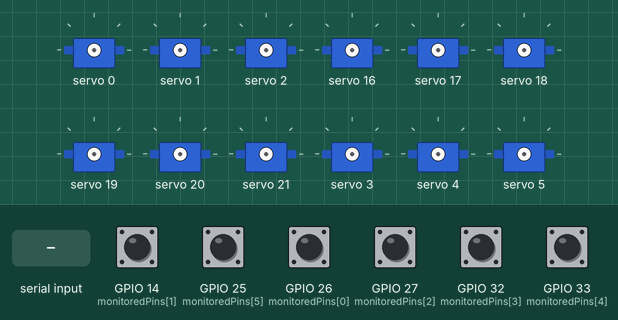
Recording of a program running on a simulated ESP32. Shown: 12 × servo. The test bench sets the inputs (shaded band); at power-on: GPIO 14 (monitoredPins[1]), GPIO 25 (monitoredPins[5]), GPIO 26 (monitoredPins[0]), GPIO 27 (monitoredPins[2]), GPIO 32 (monitoredPins[3]), GPIO 33 (monitoredPins[4]) HIGH. Storage starts empty; what the program prints to the serial monitor is not drawn.

Above: at 1.2 s.
1.3 s: "walk:1\n" received over Serial
At 1.76 s:
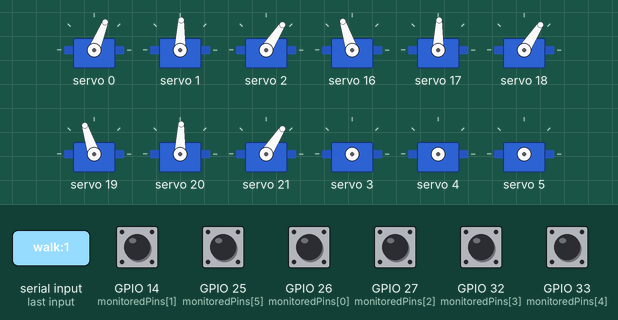
At 2.38 s:
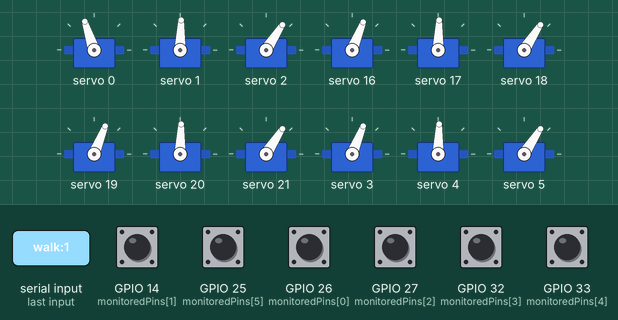
4.3 s: "stand\n" received over Serial
9.0 s: "walk:150\n" received over Serial
At 9.15 s:
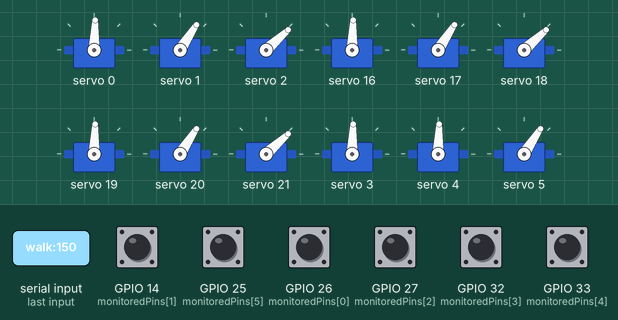
12.0 s: "walk\n" received over Serial
15.0 s: "walk90\n" received over Serial
Timing chart, 0 to 25.2 s (numbered marks = the images above; inputs shaded):
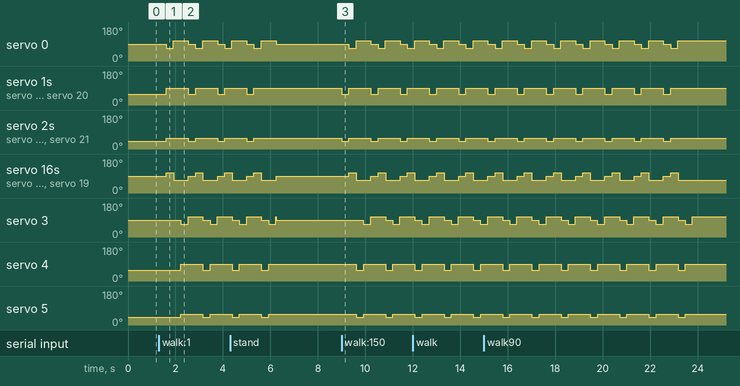

The program:

main.cpp
```cpp
 #include <Wire.h>
#include <Adafruit_PWMServoDriver.h>
#include <BluetoothSerial.h>
#include <FS.h>
#include <SPIFFS.h>

// Sterowniki PCA9685
Adafruit_PWMServoDriver pwm1 = Adafruit_PWMServoDriver(0x40);
Adafruit_PWMServoDriver pwm2 = Adafruit_PWMServoDriver(0x41);
BluetoothSerial SerialBT;

const int SERVO_MIN = 104;
const int SERVO_MAX = 490;
const int PWM_FREQUENCY = 50;
const int STEP_DELAY = 300;

unsigned long lastSendTime = 0;
const unsigned long sendInterval = 100;

int pin_status[6] = {0};

int offsets[18] = {0}; // Offsety dla 18 serw

// Monitorowane piny
const int monitoredPins[] = {26, 14, 27, 32, 33, 25};
int lastPinStates[6] = {0};

void saveOffsets() {
  File file = SPIFFS.open("/offsets.txt", "w");
  if (!file) {
    //Serial.println("Błąd zapisu offsetów");
    return;
  }
  for (int i = 0; i < 18; i++) {
    file.printf("%d:%d\n", i, offsets[i]);
  }
  file.close();
  //Serial.println("Offsety zapisane.");
}

bool loadOffsets() {
  if (!SPIFFS.begin(true)) {
    //Serial.println("SPIFFS nie działa.");
    return false;
  }
  File file = SPIFFS.open("/offsets.txt", "r");
  if (!file) {
    //Serial.println("Brak pliku offsetów. Użycie domyślnych.");
    return false;
  }

  while (file.available()) {
    String line = file.readStringUntil('\n');
    int colon = line.indexOf(':');
    if (colon > 0) {
      int index = line.substring(0, colon).toInt();
      int value = line.substring(colon + 1).toInt();
      if (index >= 0 && index < 18) {
        offsets[index] = value;
      }
    }
  }
  file.close();
  //Serial.println("Offsety załadowane.");
  return true;
}

void setServoAngle(uint8_t servoIndex, float angle) {
  angle = constrain(angle + offsets[servoIndex], 0, 180);
  uint16_t pulse = map(angle, 0, 180, SERVO_MIN, SERVO_MAX);
  if (servoIndex < 9)
    pwm1.setPWM(servoIndex, 0, pulse);
  else if (servoIndex < 18)
    pwm2.setPWM(servoIndex - 9, 0, pulse);
  // else
    //Serial.println("Zły numer serwa.");
}

bool isLeftCoxa(int idx) {
  return (idx == 0 || idx == 3 || idx == 6);
}

void moveLegToStand(int baseIndex) {
  float angleCoxa = isLeftCoxa(baseIndex) ? 90 : 90;
  setServoAngle(baseIndex, angleCoxa);
  setServoAngle(baseIndex + 1, 90);
  setServoAngle(baseIndex + 2, 60);
}

void stand() {
  for (int i = 0; i < 6; i++) {
    moveLegToStand(i * 3);
  }
  //Serial.println("Tryb STAND.");
}

void moveLeg(int baseIndex, float j1, float j2, float j3) {
  float angleCoxa = isLeftCoxa(baseIndex) ? 180 - j1 : j1;
  setServoAngle(baseIndex, angleCoxa);
  setServoAngle(baseIndex + 1, j2);
  setServoAngle(baseIndex + 2, j3);
}

void walkStepTripod(int groupA[], int groupB[], int stepAngle) {
  for (int i = 0; i < 3; i++)
    moveLeg(groupA[i], 90, 60, 45);
  delay(STEP_DELAY);

  for (int i = 0; i < 3; i++)
    moveLeg(groupA[i], 90 + stepAngle, 90, 60);
  delay(STEP_DELAY);

  for (int i = 0; i < 3; i++)
    moveLeg(groupA[i], 90 - stepAngle, 90, 60);

  for (int i = 0; i < 3; i++)
    moveLeg(groupB[i], 90, 60, 45);
  delay(STEP_DELAY);

  for (int i = 0; i < 3; i++)
    moveLeg(groupB[i], 90 + stepAngle, 90, 60);
  delay(STEP_DELAY);

  for (int i = 0; i < 3; i++)
    moveLeg(groupB[i], 90 - stepAngle, 90, 60);
}

void walk(int steps = 4, int stepAngle = 20) {
  int groupA[] = {0, 9, 12};
  int groupB[] = {3, 6, 15};
  for (int i = 0; i < steps; i++)
    walkStepTripod(groupA, groupB, stepAngle);
}

int getMaxOffsetForServo(int servoNum) {
  int jointPos = servoNum % 3;  // 0,1,2 - joint1,2,3
  if (jointPos == 0) return 6;  // joint 1 (coxa) ±6°
  else return 4;                // joint 2 i 3 ±4°
}

void parseAndHandleCommand(String msg) {
  msg.trim();
  if (msg.startsWith("servo")) {
    int digitPos = 5;
    while (digitPos < msg.length() && !isDigit(msg[digitPos])) digitPos++;
    int spacePos = msg.indexOf(' ', digitPos);
    if (spacePos != -1) {
      int servoNum = msg.substring(digitPos, spacePos).toInt();
      int angle = msg.substring(spacePos + 1).toInt();
      if (servoNum >= 0 && servoNum < 18 && angle >= 0 && angle <= 180) {
        setServoAngle(servoNum, angle);
        // Serial.printf("Servo %d -> %d°\n", servoNum, angle);
      }
      // else {
        //Serial.printf("Błąd serwa lub kąta: %d / %d\n", servoNum, angle);
      // }
    }
  }
  else if (msg.startsWith("offset")) {
    int parts = msg.indexOf(' ', 7);
    if (parts != -1) {
      int servoNum = msg.substring(7, parts).toInt();
      int offsetVal = msg.substring(parts + 1).toInt();
      if (servoNum >= 0 && servoNum < 18) {
        int maxOffset = getMaxOffsetForServo(servoNum);
        if (offsetVal >= -maxOffset && offsetVal <= maxOffset) {
          offsets[servoNum] = offsetVal;
          saveOffsets();
          //Serial.printf("Offset %d ustawiony na %d\n", servoNum, offsetVal);
        }
        // else {
          //Serial.printf("Błąd: Offset %d przekracza limit ±%d dla serwa %d\n", offsetVal, maxOffset, servoNum);
        // }
      }
    }
  }
  else if (msg.equalsIgnoreCase("stand")) {
    //Serial.println("Ustawianie w pozycji stand...");
    stand();
  }
  else if (msg.startsWith("walk")) {
    int space = msg.indexOf(' ');
    int steps = 4;
    if (space != -1) {
      steps = msg.substring(space + 1).toInt();
      if (steps <= 0) steps = 4;
    }
    //Serial.printf("Kroków: %d\n", steps);
    walk(steps, 20);
  }
  else {
    //Serial.printf("Nieznana komenda: %s\n", msg.c_str());
  }
}

void setup() {
  Serial.begin(115200);
  Wire.begin();
  SPIFFS.begin(true);

  pwm1.begin();
  pwm1.setPWMFreq(PWM_FREQUENCY);
  pwm2.begin();
  pwm2.setPWMFreq(PWM_FREQUENCY);

  Serial.println("PCA9685 gotowe.");
  loadOffsets();

  // for (int i = 0; i < 18; i++) {
  //   setServoAngle(i, 90);
  // }

  // Konfiguracja pinów jako wejścia i zapisanie stanu początkowego
  for (int i = 0; i < 6; i++) {
    pinMode(monitoredPins[i], INPUT_PULLUP);
    lastPinStates[i] = digitalRead(monitoredPins[i]);
  }
}

void loop() {
  static String inputString = "";
  while (Serial.available()) {
    char c = (char)Serial.read();
    if (c == '\n' || c == '\r') {
      if (inputString.length() > 0) {
        parseAndHandleCommand(inputString);
        inputString = "";
      }
    } else {
      inputString += c;
    }
  }


  unsigned long currentMillis = millis();
  if(currentMillis -lastSendTime >= sendInterval) {
    lastSendTime = currentMillis;
    // Monitorowanie zmiany stanów pinów
    bool change = false;
    for (int i = 0; i < 6; i++) {
      int currentState = digitalRead(monitoredPins[i]);
      // //Serial.printf("Pin %d: %d\n", monitoredPins[i], currentState);

      if (currentState != lastPinStates[i]) {
        pin_status[i] = currentState;
        lastPinStates[i] = currentState;
        change = true;
      }
    }
    if (change) {
      String statusMessage = "Pin status: ";
      for (int i = 0; i < 6; i++) {
        statusMessage += String(pin_status[i]) + " ";
      }
      Serial.println(statusMessage);
    }
  }
}
```

Measured:
- after the input at 1.3 s, servo 0: 88° → 68° after 0.31 s, → 108° 0.31 s later, → 88° 0.63 s later, → 68° 0.30 s later, … (7 changes in this stretch); servo 1: alternates 88° for 0.93 s and 57° for 0.31 s, starting after 0.31 s
- after the input at 9.0 s, servo 0: 88° → 68° after 0.31 s, → 108° 0.31 s later, → 88° 0.63 s later, → 68° 0.30 s later, … (7 changes in this stretch); servo 1: alternates 88° for 0.93 s and 57° for 0.31 s, starting at once
